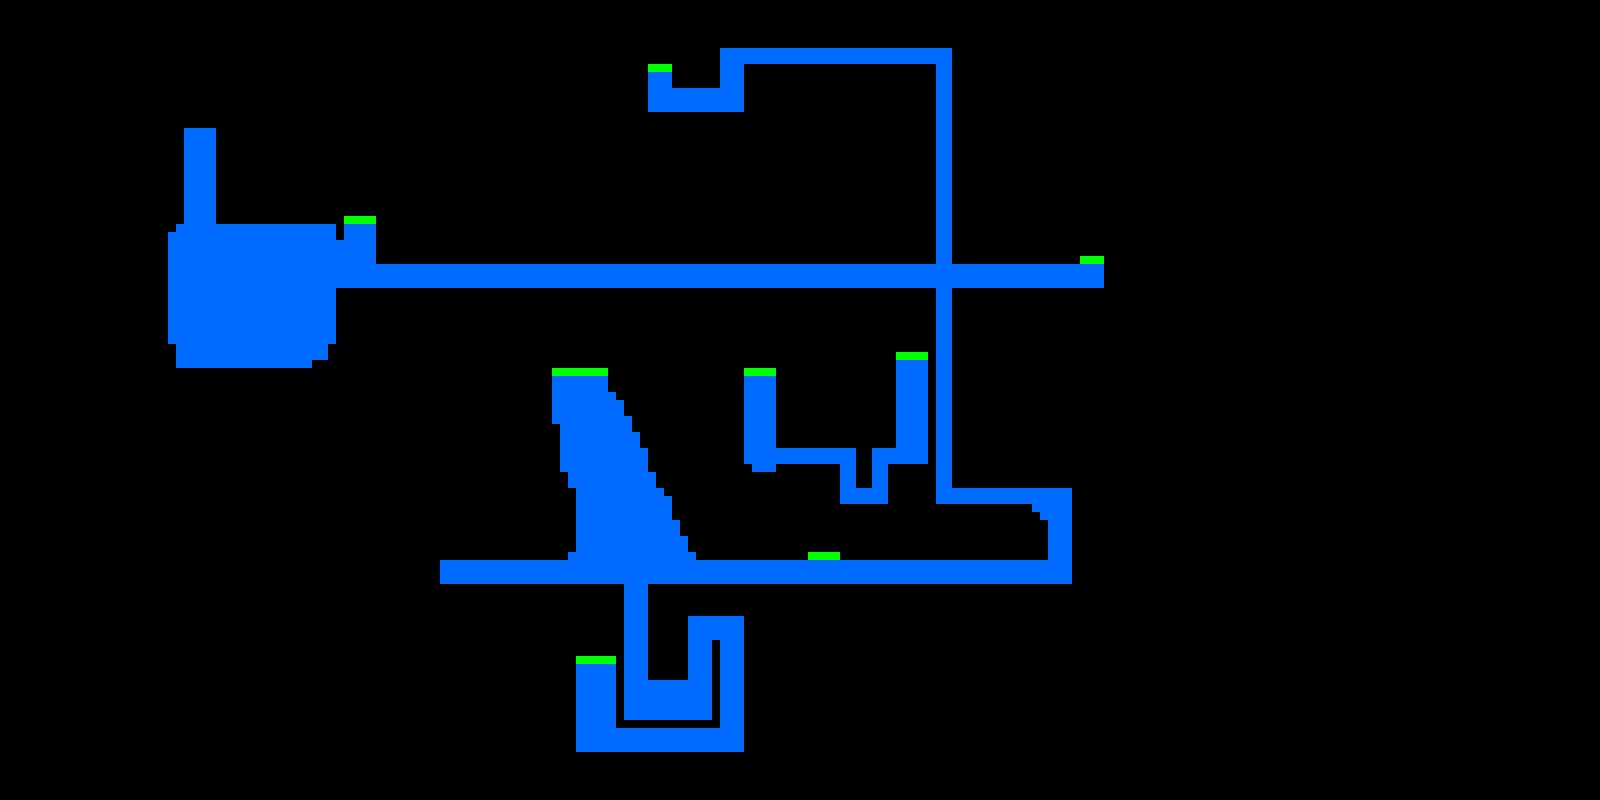

The image is a tile-based game level rendered from a .tmx file. Its description and source (layers, tilesets, objects; grid data summarised) follow:
An orthogonal 200x100 tile map with 8x8 px tiles, 3 tile layers (water, walls, safezone) and 17 objects (8x enter, 8x restore, enter-5).

<map version="1.0" orientation="orthogonal" width="200" height="100" tilewidth="8" tileheight="8">
 <tileset firstgid="1" name="design-tiles" tilewidth="8" tileheight="8">
  <image source="design-tiles.png" />
 </tileset>
 <layer name="water" width="200" height="100">
  <data>[20000 cells, 1896 non-empty, 1 distinct tile ids]</data>
 </layer>
 <layer name="walls" width="200" height="100">
  <data>[20000 cells, 1186 non-empty, 1 distinct tile ids]</data>
 </layer>
 <layer name="safezone" width="200" height="100">
  <data>[20000 cells, 34 non-empty, 1 distinct tile ids]</data>
 </layer>
 <objectgroup name="airbubbles" width="200" height="100">
  <object name="enter-1" type="enter" x="327" y="185" width="53" height="31" />
  <object name="restore-1" type="restore" x="266" y="170" width="46" height="8" />
  <object name="enter-0" type="enter" x="15" y="7" width="76" height="84" />
  <object name="restore-0" type="restore" x="64" y="52" width="63" height="10" />
  <object name="restore-2" type="restore" x="1038" y="211" width="92" height="25" />
  <object name="enter-2" type="enter" x="1070" y="239" width="46" height="15" />
  <object name="restore-3" type="restore" x="577" y="22" width="75" height="10" />
  <object name="enter-3" type="enter" x="641" y="55" width="62" height="11" />
  <object name="enter-4" type="enter" x="801" y="548" width="39" height="10" />
  <object name="restore-4" type="restore" x="955" y="516" width="72" height="9" />
  <object name="enter-6" type="enter" x="891" y="342" width="36" height="18" />
  <object name="restore-6" type="restore" x="801" y="307" width="55" height="19" />
  <object name="enter-5" type="enter" x="741" y="361" width="34" height="12" />
  <object name="enter-5" x="547" y="361" width="64" height="12" />
  <object name="restore-5" type="restore" x="633" y="323" width="59" height="22" />
  <object name="enter-7" type="enter" x="575" y="649" width="41" height="14" />
  <object name="restore-7" type="restore" x="451" y="607" width="73" height="16" />
 </objectgroup>
</map>
